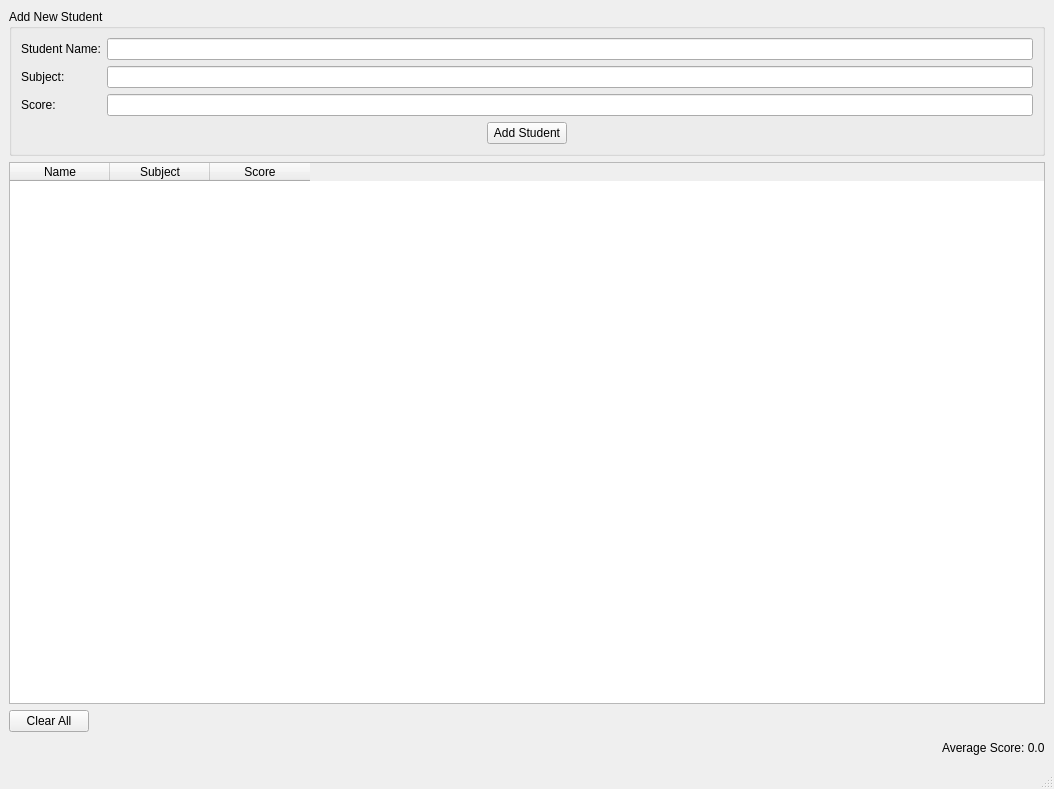
<?xml version="1.0" encoding="UTF-8"?>
<ui version="4.0">
 <class>MainWindow</class>
 <widget class="QMainWindow" name="MainWindow">
  <property name="geometry">
   <rect>
    <x>0</x>
    <y>0</y>
    <width>1054</width>
    <height>789</height>
   </rect>
  </property>
  <property name="windowTitle">
   <string>MainWindow</string>
  </property>
  <widget class="QWidget" name="centralwidget">
   <layout class="QVBoxLayout" name="verticalLayout_4">
    <item>
     <widget class="QGroupBox" name="groupBox">
      <property name="title">
       <string>Add New Student</string>
      </property>
      <layout class="QVBoxLayout" name="verticalLayout_3">
       <item>
        <layout class="QHBoxLayout" name="horizontalLayout_2">
         <item>
          <layout class="QVBoxLayout" name="verticalLayout">
           <item>
            <widget class="QLabel" name="lbl_student_name">
             <property name="text">
              <string>Student Name:</string>
             </property>
            </widget>
           </item>
           <item>
            <widget class="QLabel" name="lbl_subject">
             <property name="text">
              <string>Subject:</string>
             </property>
            </widget>
           </item>
           <item>
            <widget class="QLabel" name="lbl_score">
             <property name="text">
              <string>Score:</string>
             </property>
            </widget>
           </item>
          </layout>
         </item>
         <item>
          <layout class="QVBoxLayout" name="verticalLayout_2">
           <item>
            <widget class="QLineEdit" name="le_student_name"/>
           </item>
           <item>
            <widget class="QLineEdit" name="le_subject"/>
           </item>
           <item>
            <widget class="QLineEdit" name="le_score"/>
           </item>
          </layout>
         </item>
        </layout>
       </item>
       <item>
        <layout class="QHBoxLayout" name="horizontalLayout_3">
         <item>
          <spacer name="horizontalSpacer_2">
           <property name="orientation">
            <enum>Qt::Orientation::Horizontal</enum>
           </property>
           <property name="sizeHint" stdset="0">
            <size>
             <width>40</width>
             <height>20</height>
            </size>
           </property>
          </spacer>
         </item>
         <item>
          <widget class="QPushButton" name="pb_add_student">
           <property name="text">
            <string>Add Student</string>
           </property>
          </widget>
         </item>
         <item>
          <spacer name="horizontalSpacer_3">
           <property name="orientation">
            <enum>Qt::Orientation::Horizontal</enum>
           </property>
           <property name="sizeHint" stdset="0">
            <size>
             <width>40</width>
             <height>20</height>
            </size>
           </property>
          </spacer>
         </item>
        </layout>
       </item>
      </layout>
     </widget>
    </item>
    <item>
     <widget class="QTableWidget" name="tableWidget">
      <column>
       <property name="text">
        <string>Name</string>
       </property>
      </column>
      <column>
       <property name="text">
        <string>Subject</string>
       </property>
      </column>
      <column>
       <property name="text">
        <string>Score</string>
       </property>
      </column>
     </widget>
    </item>
    <item>
     <layout class="QHBoxLayout" name="horizontalLayout">
      <item>
       <widget class="QPushButton" name="pb_clear_all">
        <property name="text">
         <string>Clear All</string>
        </property>
       </widget>
      </item>
      <item>
       <spacer name="horizontalSpacer">
        <property name="orientation">
         <enum>Qt::Orientation::Horizontal</enum>
        </property>
        <property name="sizeHint" stdset="0">
         <size>
          <width>40</width>
          <height>20</height>
         </size>
        </property>
       </spacer>
      </item>
     </layout>
    </item>
    <item>
     <layout class="QHBoxLayout" name="horizontalLayout_4">
      <item>
       <spacer name="horizontalSpacer_4">
        <property name="orientation">
         <enum>Qt::Orientation::Horizontal</enum>
        </property>
        <property name="sizeHint" stdset="0">
         <size>
          <width>40</width>
          <height>20</height>
         </size>
        </property>
       </spacer>
      </item>
      <item>
       <widget class="QLabel" name="lbl_average_score">
        <property name="text">
         <string>Average Score: 0.0</string>
        </property>
       </widget>
      </item>
     </layout>
    </item>
   </layout>
  </widget>
  <widget class="QMenuBar" name="menubar">
   <property name="geometry">
    <rect>
     <x>0</x>
     <y>0</y>
     <width>1054</width>
     <height>24</height>
    </rect>
   </property>
  </widget>
  <widget class="QStatusBar" name="statusbar"/>
 </widget>
 <resources>
  <include location="../resources.qrc"/>
 </resources>
 <connections/>
</ui>
